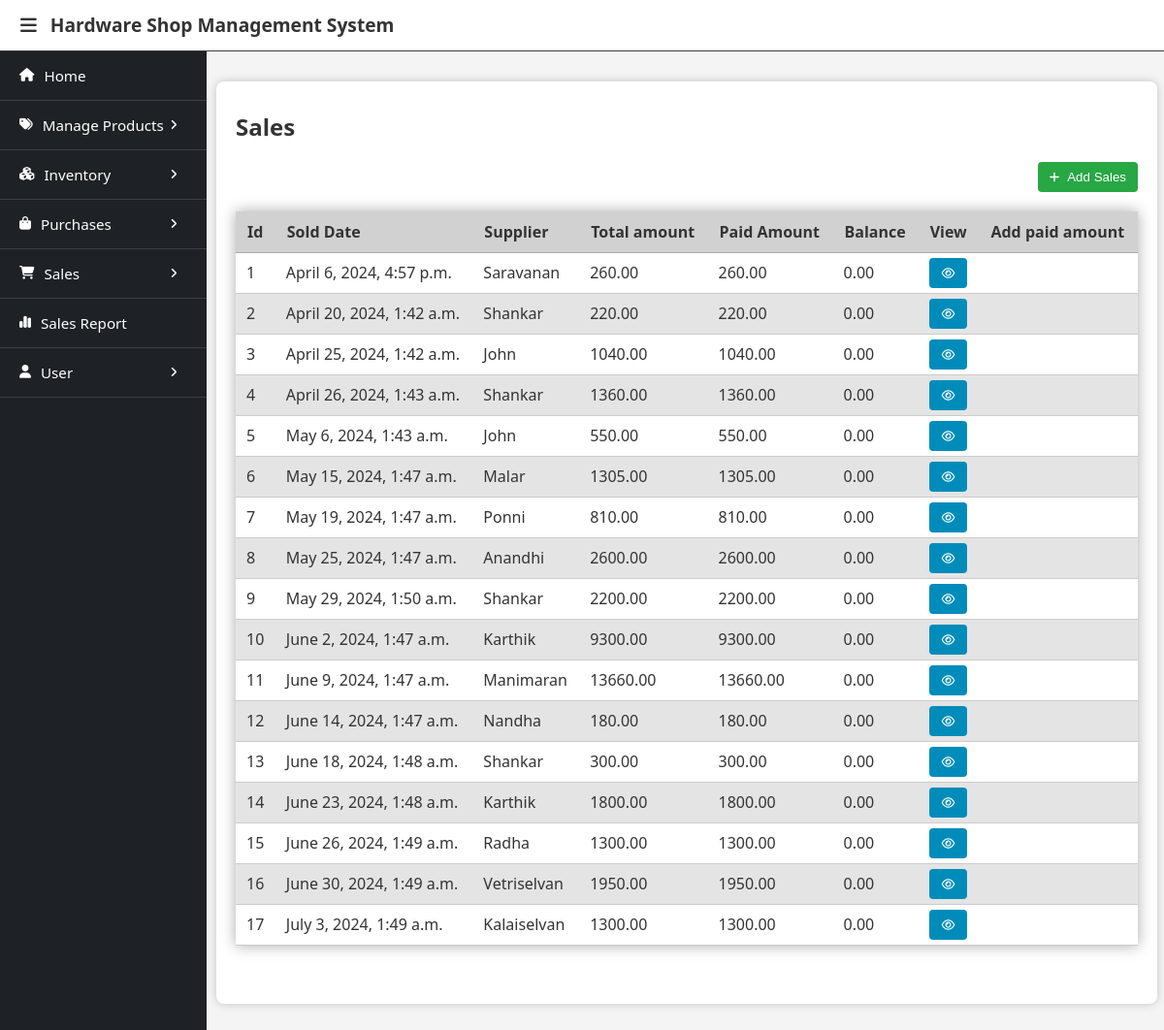
The app's page /sales/ (signed in) with its own data.
### database/models.py (models this page shows, shortened)
class SaleHeaderDetail(models.Model):
    sale_id = models.BigAutoField(primary_key=True)
    customer_ref = models.ForeignKey(Customer, on_delete=models.SET_NULL, null=True)
    sold_date = models.DateTimeField(auto_now_add=True)
    bill_amount = models.DecimalField(decimal_places=2, max_digits=10)
    discount_percent = models.DecimalField(default=0, blank=True, decimal_places=2, max_digits=10)
    discount_amount = models.DecimalField(default=0, blank=True, decimal_places=2, max_digits=10)
    class Meta:
        db_table = 'sale_header_detail'

class Customer(models.Model):
    customer_id = models.BigAutoField(primary_key=True)
    customer_name = models.CharField(max_length=60)
    gender = models.CharField(choices = (("male","Male"),("female","Female"), ("transgender","Transgender")), max_length=20, null=True, blank=True)
    dob_regex = RegexValidator(regex=r'^[0-9]{1,2}\/[0-9]{1,2}\/[0-9]{4}$', message="dob must be in the format: dd/mm/yyyy")
    dob = models.CharField(validators=[dob_regex], max_length=20, null=True, blank=True)
    phone_regex = RegexValidator(regex=r'^(\d{10})$', message="Phone number must be entered in the 10 digit format: '9999999999'")
    phoneno = models.CharField(validators=[phone_regex], max_length=13, null=True, blank=True)
    email = models.EmailField(null=True, blank=True)
    address = models.TextField(max_length=100, null=True, blank=True)
    profession = models.CharField(max_length=100, null=True, blank=True)
    added_date = models.DateTimeField(auto_now_add=True)
    class Meta:
        db_table = "customer"
    def __str__(self):
        return self.customer_name

class SalePayment(models.Model):
    sale_payment_id = models.BigAutoField(primary_key=True)
    sale_ref = models.ForeignKey(SaleHeaderDetail, on_delete=models.CASCADE)
    payment_date = models.DateTimeField(auto_now_add=True)
    paid_amount = models.DecimalField(decimal_places=2, max_digits=10)
    balance_amount = models.DecimalField(decimal_places=2, max_digits=10)
    class Meta:
        db_table = 'sale_payment'

### sales/views.py (the view)
# urls.py: path('', ViewSales.as_view(), name="view_sales"),
class ViewSales(GroupRequiredMixin, View):
    groups_required = ['Owner', 'Salesman']
    def get(self, request):
        sales = SaleHeaderDetail.objects.all()
        sales_list = []
        for sale in sales:
            sales_list.append(get_sale_detail(sale, False, False))
        context = {
            "sales":sales_list
        }
        return render(request, 'sales.html', context)

### sales/views.py (called while the page is built)
def get_sale_detail(sale, get_payments=True, get_items=True):
    context = {
            "sale_ref":sale,
            "total_amount":sale.bill_amount - sale.discount_amount,
            "paid_amount": 0,
            "balance_amount": sale.bill_amount - sale.discount_amount
    }
    if get_items:
        sale_items = SaleItem.objects.filter(sale_ref = sale)
        context["sale_items"] = sale_items
    sale_payments = SalePayment.objects.filter(sale_ref = sale)
    if sale_payments:
        if get_payments:
            context["sale_payments"] = sale_payments
        pamount = 0
        for payment in sale_payments:
            pamount += payment.paid_amount
        context["paid_amount"] = pamount
        context["balance_amount"] = sale_payments.last().balance_amount
    return context

### user/context_processors.py (called while the page is built)
def get_users(request):
    users = User.objects.all()
    return {
        'users': users
    }

### user/templatetags/user_custom_tags.py (called while the page is built)
@register.filter(name='has_group')
def has_group(user, group_name):
    return user.groups.filter(name=group_name).exists()

### user/views.py (called while the page is built)
    def dispatch(self, request, *args, **kwargs):
        user = request.user
        if not user.is_authenticated:
            return redirect('login_page')
        if not any([user.groups.filter(name=group).exists() for group in self.groups_required]):
            print(user.groups)
            return self.handle_no_permission()
        return super().dispatch(request,*args, **kwargs)

### sales/templates/sales.html (shortened to what this page needs)
{% extends 'base.html' %}
{% load user_custom_tags %}
{% block menubar %}
    {% if request.user|has_group:"Owner" %}
        {% include 'owner_menu.html' %}
    {% elif request.user|has_group:"Salesman" %}
        {% include 'salesman_menu.html' %}
    {% endif %}
{% endblock %}
{% block content %}
<div class="container">
    <h2>Sales</h2>
    <a href="/sales/add/"><button class="btn btn-add"><i class="fa-solid fa-plus"></i>Add Sales</button></a>
    <table>
        <thead>
            <th>Id</th>
            <th>Sold Date</th>
            <th>Supplier</th>
            <th>Total amount</th>
            <th>Paid Amount</th>
            <th>Balance</th>
            <th>View</th>
            <th>Add paid amount</th>
        </thead>
        {% for sale in sales %}
        <tr>
            <td>{{sale.sale_ref.sale_id}}</td>
            <td>{{sale.sale_ref.sold_date}}</td>
            <td>{{sale.sale_ref.customer_ref}}</td>
            <td>{{sale.total_amount}}</td>
            <td>{{sale.paid_amount}}</td>
            <td>{{sale.balance_amount}}</td>
            <td><a href="{% url 'view_sale' sale.sale_ref.sale_id %}"><button class="btn btn-view"><i class="fa-regular fa-eye m-0"></i></button></a></td>
            {% if sale.balance_amount > 0 %}
            <td><a href="{% url 'add_sale_payment' sale.sale_ref.sale_id %}"><button class="btn btn-payment"><i class="fa-solid fa-indian-rupee-sign"></i>Record payment</button></a></td>
            {% else %}
            <td></td>
            {% endif %}
        </tr>
        {% endfor %}
    </table>
</div>
{% endblock %}

### static/css/header_sidebar_layout.css (style rules this page uses)
body { margin: 0; font-family: system-ui, -apple-system, BlinkMacSystemFont, 'Segoe UI', Roboto, Oxygen, Ubuntu, Cantarell, 'Open Sans', 'Helvetica Neue', sans-serif; background-color: #f4f4f4; }

### templates/base.html (style rules this page uses)
.m-0 { margin: 0px !important; }
h1, h2 { color: #333; }
i { margin-right: 8px; font-size: 0.9em; }
.container { background: #fff; padding: 10px 20px 20px; margin: 20px 0; border-radius: 8px; box-shadow: 0 0 10px rgba(0, 0, 0, 0.2); }
button { background-color: #333; color: white; padding: 10px 15px; border: none; border-radius: 4px; cursor: pointer; }
.container .btn { display: inline-block; padding: 8px 13px; border: none; border-radius: 4px; cursor: pointer; color: white; transition: background-color 0.2s; }
.container .btn-add, .container .btn-edit-stock { background-color: #28a745; float: right; padding:8px 12px; margin-bottom: 20px; }
.container .btn-view { background-color:#008CBA; }
table { width: 100%; border-collapse: collapse; margin-bottom: 40px; box-shadow: 0px 0px 14px #aaa; overflow-x: auto; }
th, td { text-align: left; border-bottom: 1px solid #ccc; }
th { background-color: #d1d1d1; padding: 10px 12px; color: #333; border-bottom: 1px solid #aaa; font-weight: bold; }
td { padding: 5px 11px; background-color: #fff; color: #333; }
tr:nth-child(even) td { background-color: #e4e4e4; }

### records on screen
SaleHeaderDetail: sale_ref.sale_id "1", sale_ref.sold_date "April 6, 2024, 4:57 p.m.", sale_ref.customer_ref "Saravanan", total_amount "260.00", paid_amount "260.00", balance_amount "0.00"
SaleHeaderDetail: sale_ref.sale_id "2", sale_ref.sold_date "April 20, 2024, 1:42 a.m.", sale_ref.customer_ref "Shankar", total_amount "220.00", paid_amount "220.00", balance_amount "0.00"
SaleHeaderDetail: sale_ref.sale_id "3", sale_ref.sold_date "April 25, 2024, 1:42 a.m.", sale_ref.customer_ref "John", total_amount "1040.00", paid_amount "1040.00", balance_amount "0.00"
SaleHeaderDetail: sale_ref.sale_id "4", sale_ref.sold_date "April 26, 2024, 1:43 a.m.", sale_ref.customer_ref "Shankar", total_amount "1360.00", paid_amount "1360.00", balance_amount "0.00"
SaleHeaderDetail: sale_ref.sale_id "5", sale_ref.sold_date "May 6, 2024, 1:43 a.m.", sale_ref.customer_ref "John", total_amount "550.00", paid_amount "550.00", balance_amount "0.00"
SaleHeaderDetail: sale_ref.sale_id "6", sale_ref.sold_date "May 15, 2024, 1:47 a.m.", sale_ref.customer_ref "Malar", total_amount "1305.00", paid_amount "1305.00", balance_amount "0.00"
SaleHeaderDetail: sale_ref.sale_id "7", sale_ref.sold_date "May 19, 2024, 1:47 a.m.", sale_ref.customer_ref "Ponni", total_amount "810.00", paid_amount "810.00", balance_amount "0.00"
SaleHeaderDetail: sale_ref.sale_id "8", sale_ref.sold_date "May 25, 2024, 1:47 a.m.", sale_ref.customer_ref "Anandhi", total_amount "2600.00", paid_amount "2600.00", balance_amount "0.00"
SaleHeaderDetail: sale_ref.sale_id "9", sale_ref.sold_date "May 29, 2024, 1:50 a.m.", sale_ref.customer_ref "Shankar", total_amount "2200.00", paid_amount "2200.00", balance_amount "0.00"
SaleHeaderDetail: sale_ref.sale_id "10", sale_ref.sold_date "June 2, 2024, 1:47 a.m.", sale_ref.customer_ref "Karthik", total_amount "9300.00", paid_amount "9300.00", balance_amount "0.00"
SaleHeaderDetail: sale_ref.sale_id "11", sale_ref.sold_date "June 9, 2024, 1:47 a.m.", sale_ref.customer_ref "Manimaran", total_amount "13660.00", paid_amount "13660.00", balance_amount "0.00"
SaleHeaderDetail: sale_ref.sale_id "12", sale_ref.sold_date "June 14, 2024, 1:47 a.m.", sale_ref.customer_ref "Nandha", total_amount "180.00", paid_amount "180.00", balance_amount "0.00"
SaleHeaderDetail: sale_ref.sale_id "13", sale_ref.sold_date "June 18, 2024, 1:48 a.m.", sale_ref.customer_ref "Shankar", total_amount "300.00", paid_amount "300.00", balance_amount "0.00"
SaleHeaderDetail: sale_ref.sale_id "14", sale_ref.sold_date "June 23, 2024, 1:48 a.m.", sale_ref.customer_ref "Karthik", total_amount "1800.00", paid_amount "1800.00", balance_amount "0.00"
SaleHeaderDetail: sale_ref.sale_id "15", sale_ref.sold_date "June 26, 2024, 1:49 a.m.", sale_ref.customer_ref "Radha", total_amount "1300.00", paid_amount "1300.00", balance_amount "0.00"
SaleHeaderDetail: sale_ref.sale_id "16", sale_ref.sold_date "June 30, 2024, 1:49 a.m.", sale_ref.customer_ref "Vetriselvan", total_amount "1950.00", paid_amount "1950.00", balance_amount "0.00"
SaleHeaderDetail: sale_ref.sale_id "17", sale_ref.sold_date "July 3, 2024, 1:49 a.m.", sale_ref.customer_ref "Kalaiselvan", total_amount "1300.00", paid_amount "1300.00", balance_amount "0.00"
